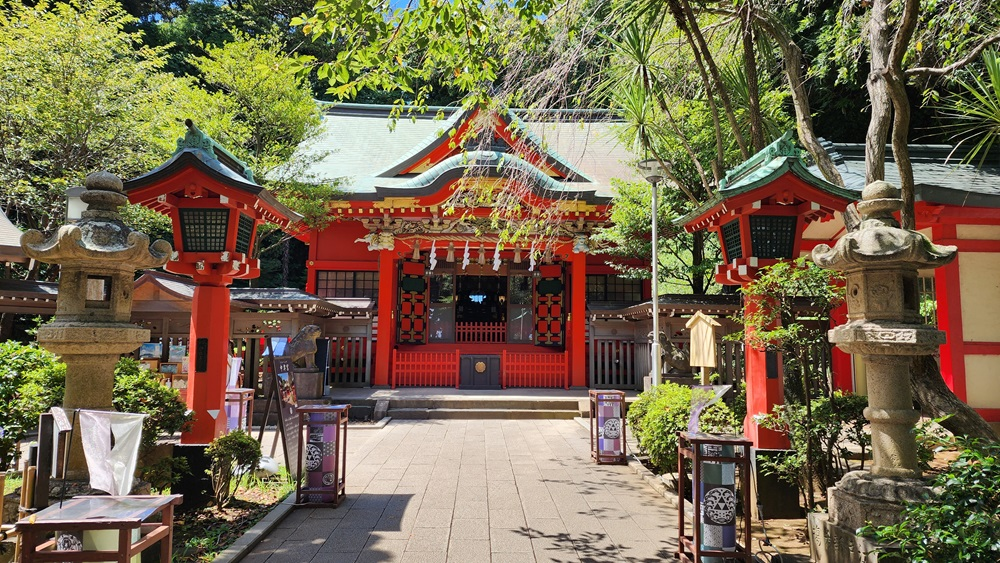
#> input picture 313551167_baseline/baseline_mosaic/test2.jpg, 1000 x 563 px; the run also reads 1 picture not shown here
$ python mosaic.py test2.jpg .
#> lines starting #> are read from the running program, lines starting #| are printed output that depends on the picture
import sys
import os, os.path
from PIL import Image, ImageOps
from multiprocessing import Process, Queue, cpu_count

# Change these 3 config parameters to suit your needs...
TILE_SIZE      = 50		# height/width of mosaic tiles in pixels
TILE_MATCH_RES = 5		# tile matching resolution (higher values give better fit but require more processing)
ENLARGEMENT    = 8		# the mosaic image will be this many times wider and taller than the original

TILE_BLOCK_SIZE = TILE_SIZE / max(min(TILE_MATCH_RES, TILE_SIZE), 1)
WORKER_COUNT = max(cpu_count() - 1, 1)
OUT_FILE = 'mosaic_5.jpeg'
EOQ_VALUE = None

class TileProcessor:
	def __init__(self, tiles_directory):
		self.tiles_directory = tiles_directory

	def __process_tile(self, tile_path):
		try:
			img = Image.open(tile_path)
			img = ImageOps.exif_transpose(img)

			# tiles must be square, so get the largest square that fits inside the image
			w = img.size[0]
			h = img.size[1]
			min_dimension = min(w, h)
			w_crop = (w - min_dimension) / 2
			h_crop = (h - min_dimension) / 2
			img = img.crop((w_crop, h_crop, w - w_crop, h - h_crop))

			large_tile_img = img.resize((TILE_SIZE, TILE_SIZE), Image.LANCZOS)
			small_tile_img = img.resize((int(TILE_SIZE/TILE_BLOCK_SIZE), int(TILE_SIZE/TILE_BLOCK_SIZE)), Image.LANCZOS)

			return (large_tile_img.convert('RGB'), small_tile_img.convert('RGB'))
		except:
			return (None, None)

	def get_tiles(self):
		large_tiles = []
		small_tiles = []

		print('Reading tiles from {}...'.format(self.tiles_directory))

		# search the tiles directory recursively
		for root, subFolders, files in os.walk(self.tiles_directory):
			for tile_name in files:
				print('Reading {:40.40}'.format(tile_name), flush=True, end='\r')
				tile_path = os.path.join(root, tile_name)
				large_tile, small_tile = self.__process_tile(tile_path)
				if large_tile:
					large_tiles.append(large_tile)
					small_tiles.append(small_tile)


		print('Processed {} tiles.'.format(len(large_tiles)))

		return (large_tiles, small_tiles)

class TargetImage:
	def __init__(self, image_path):
		self.image_path = image_path

	def get_data(self):
		print('Processing main image...')
		img = Image.open(self.image_path)
#> img is the input picture: PIL image 1000x563 RGB; mean R, G, B 119.2, 105.9, 79.2
		w = img.size[0] * ENLARGEMENT
#> w = 8000
		h = img.size[1]	* ENLARGEMENT
#> h = 4504
		large_img = img.resize((w, h), Image.LANCZOS)
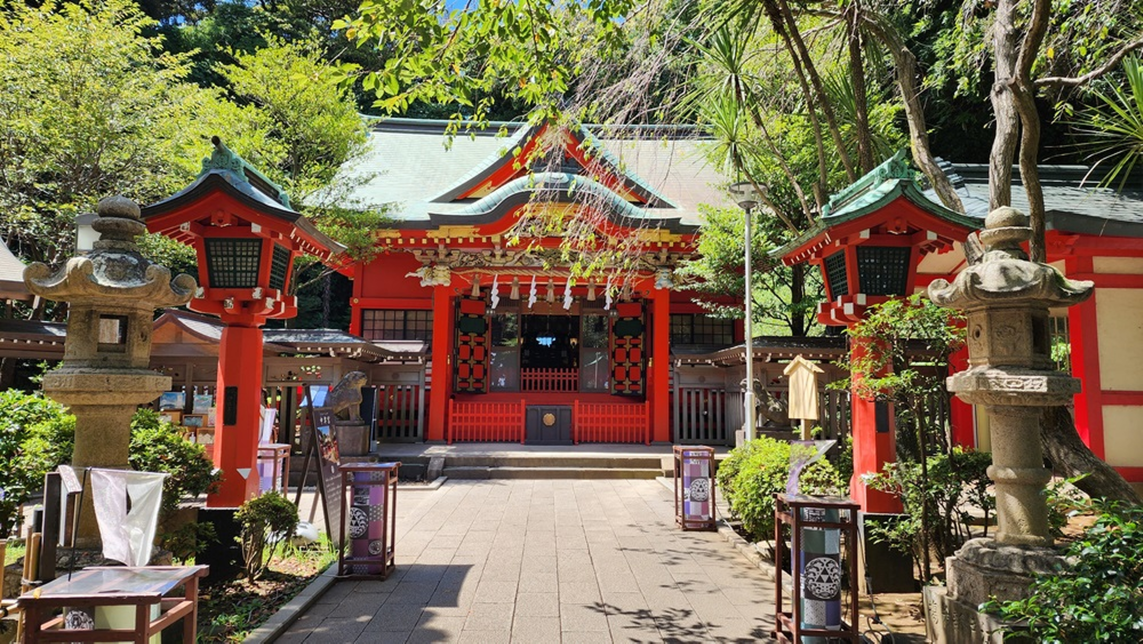
#> large_img: PIL image 8000x4504 RGB (shown at 1/7 size); mean R, G, B 119.2, 105.9, 79.3
		w_diff = (w % TILE_SIZE)/2
#> w_diff = 0
		h_diff = (h % TILE_SIZE)/2
#> h_diff = 2

		# if necessary, crop the image slightly so we use a whole number of tiles horizontally and vertically
		if w_diff or h_diff:
			large_img = large_img.crop((w_diff, h_diff, w - w_diff, h - h_diff))
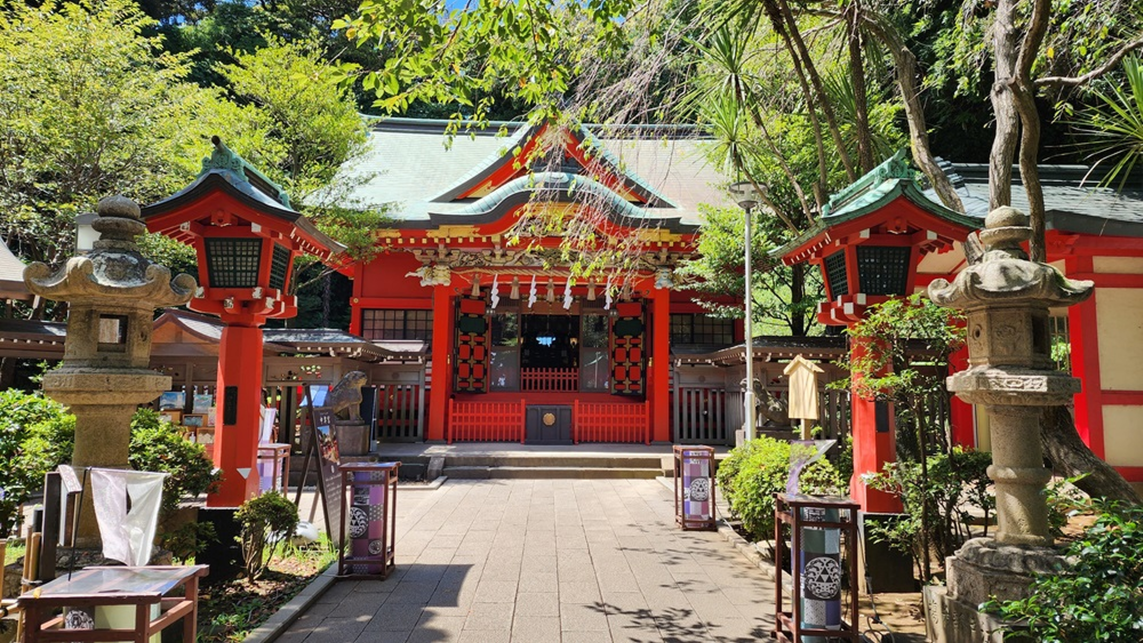
#> large_img: PIL image 8000x4500 RGB (shown at 1/7 size); mean R, G, B 119.2, 105.9, 79.3

		small_img = large_img.resize((int(w/TILE_BLOCK_SIZE), int(h/TILE_BLOCK_SIZE)), Image.LANCZOS)
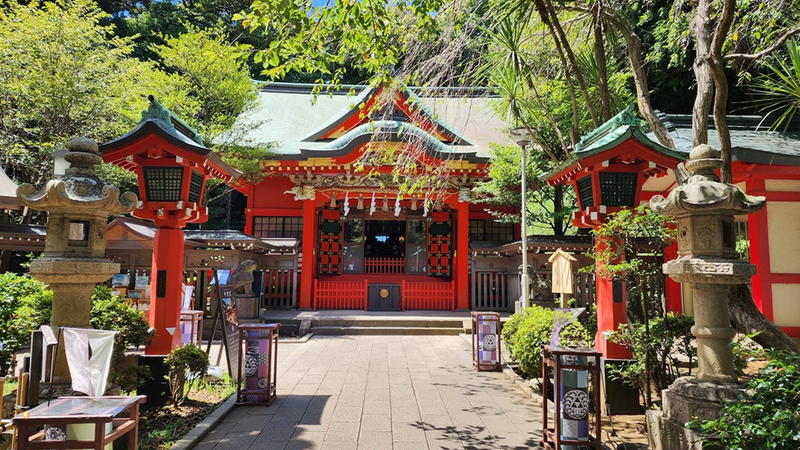
#> small_img: PIL image 800x450 RGB; mean R, G, B 119.2, 105.9, 79.4

		image_data = (large_img.convert('RGB'), small_img.convert('RGB'))

		print('Main image processed.')

		return image_data

class TileFitter:
	def __init__(self, tiles_data):
		self.tiles_data = tiles_data

	# [41 lines left out: functions __get_tile_diff, get_best_fit_tile, fit_tiles, not called in this run]

class ProgressCounter:
	def __init__(self, total):
		self.total = total
		self.counter = 0

	def update(self):
		self.counter += 1
		print("Progress: {:04.1f}%".format(100 * self.counter / self.total), flush=True, end='\r')

class MosaicImage:
	def __init__(self, original_img):
		self.image = Image.new(original_img.mode, original_img.size)
#> self.image: PIL image 8000x4500 RGB; every value is 0
		self.x_tile_count = int(original_img.size[0] / TILE_SIZE)
#> self.x_tile_count = 160
		self.y_tile_count = int(original_img.size[1] / TILE_SIZE)
#> self.y_tile_count = 90
		self.total_tiles  = self.x_tile_count * self.y_tile_count
#> self.total_tiles = 14400

	# [4 lines left out: function add_tile, not called in this run]

	def save(self, path):
		self.image.save(path)

# [21 lines left out: function build_mosaic, not called in this run]

def compose(original_img, tiles):
	print('Building mosaic, press Ctrl-C to abort...')
	original_img_large, original_img_small = original_img
	tiles_large, tiles_small = tiles

	mosaic = MosaicImage(original_img_large)

	all_tile_data_large = [list(tile.getdata()) for tile in tiles_large]
	all_tile_data_small = [list(tile.getdata()) for tile in tiles_small]

#> (the run stopped early here; a loop or call above may not have finished)
